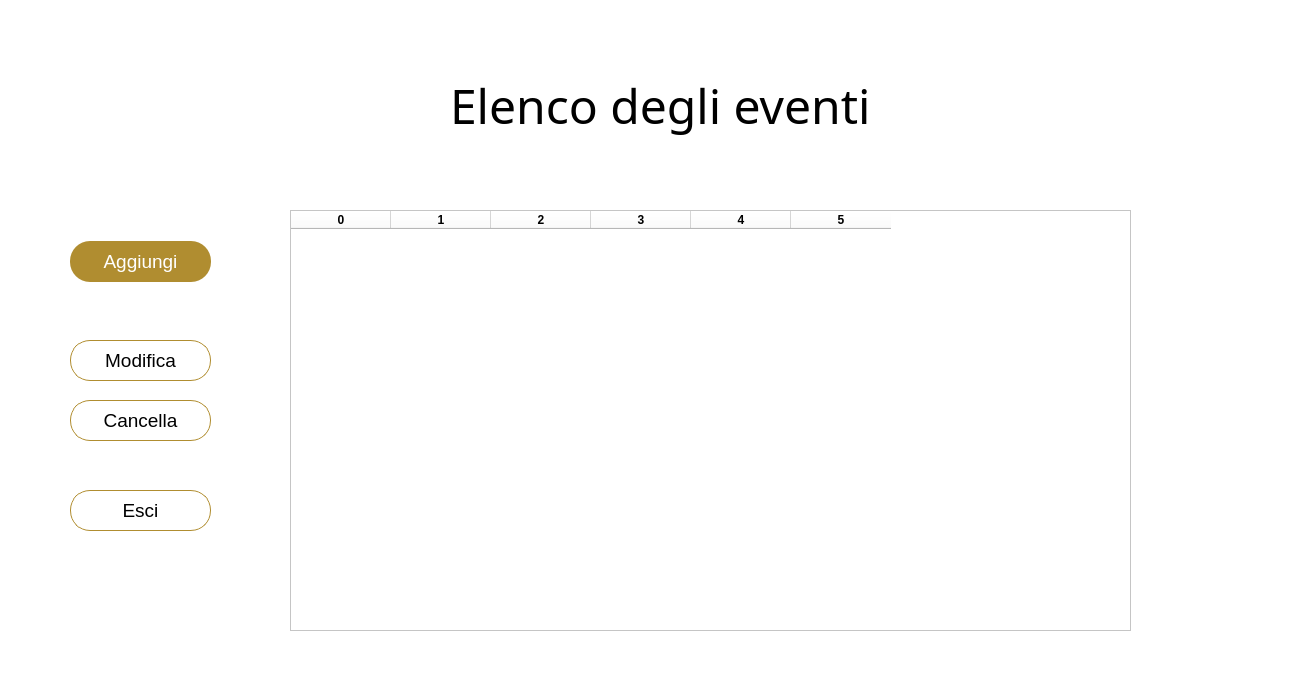
<?xml version="1.0" encoding="UTF-8"?>
<ui version="4.0">
 <class>Dialog</class>
 <widget class="QDialog" name="Dialog">
  <property name="geometry">
   <rect>
    <x>0</x>
    <y>0</y>
    <width>1300</width>
    <height>700</height>
   </rect>
  </property>
  <property name="windowTitle">
   <string>Dialog</string>
  </property>
  <widget class="QWidget" name="bgwidget" native="true">
   <property name="geometry">
    <rect>
     <x>0</x>
     <y>0</y>
     <width>1500</width>
     <height>800</height>
    </rect>
   </property>
   <property name="styleSheet">
    <string notr="true">background-color: rgb(255, 255, 255);</string>
   </property>
   <widget class="QLabel" name="label">
    <property name="geometry">
     <rect>
      <x>450</x>
      <y>60</y>
      <width>441</width>
      <height>91</height>
     </rect>
    </property>
    <property name="font">
     <font>
      <family>Bangla MN</family>
      <pointsize>36</pointsize>
      <weight>50</weight>
      <italic>false</italic>
      <bold>false</bold>
     </font>
    </property>
    <property name="styleSheet">
     <string notr="true">font: 36pt;
background: transparent;
color: rgb(0,0,0);</string>
    </property>
    <property name="text">
     <string>Elenco degli eventi</string>
    </property>
   </widget>
   <widget class="QPushButton" name="btnModifica">
    <property name="geometry">
     <rect>
      <x>70</x>
      <y>340</y>
      <width>141</width>
      <height>41</height>
     </rect>
    </property>
    <property name="styleSheet">
     <string notr="true">border-radius:20px;
font: 14pt;
border: 1px solid rgb(176, 141, 48);</string>
    </property>
    <property name="text">
     <string>Modifica</string>
    </property>
   </widget>
   <widget class="QPushButton" name="btnCancella">
    <property name="geometry">
     <rect>
      <x>70</x>
      <y>400</y>
      <width>141</width>
      <height>41</height>
     </rect>
    </property>
    <property name="styleSheet">
     <string notr="true">border-radius:20px;
font: 14pt;
border: 1px solid rgb(176, 141, 48);</string>
    </property>
    <property name="text">
     <string>Cancella</string>
    </property>
   </widget>
   <widget class="QPushButton" name="btnAggiungi">
    <property name="geometry">
     <rect>
      <x>70</x>
      <y>241</y>
      <width>141</width>
      <height>41</height>
     </rect>
    </property>
    <property name="styleSheet">
     <string notr="true">border-radius:20px;
background-color: rgb(176, 141, 48);
font: 14pt;
color: rgb(255, 255, 255);</string>
    </property>
    <property name="text">
     <string>Aggiungi</string>
    </property>
   </widget>
   <widget class="QPushButton" name="btnEsci">
    <property name="geometry">
     <rect>
      <x>70</x>
      <y>490</y>
      <width>141</width>
      <height>41</height>
     </rect>
    </property>
    <property name="styleSheet">
     <string notr="true">border-radius:20px;
font: 14pt;
border: 1px solid rgb(176, 141, 48);</string>
    </property>
    <property name="text">
     <string>Esci</string>
    </property>
   </widget>
   <widget class="QTableWidget" name="tableWidget">
    <property name="geometry">
     <rect>
      <x>290</x>
      <y>210</y>
      <width>841</width>
      <height>421</height>
     </rect>
    </property>
    <property name="styleSheet">
     <string notr="true">background: rgb(255,255,255);
</string>
    </property>
    <column>
     <property name="text">
      <string>0</string>
     </property>
     <property name="font">
      <font>
       <weight>75</weight>
       <bold>true</bold>
      </font>
     </property>
    </column>
    <column>
     <property name="text">
      <string>1</string>
     </property>
     <property name="font">
      <font>
       <weight>75</weight>
       <bold>true</bold>
      </font>
     </property>
    </column>
    <column>
     <property name="text">
      <string>2</string>
     </property>
     <property name="font">
      <font>
       <weight>75</weight>
       <bold>true</bold>
      </font>
     </property>
    </column>
    <column>
     <property name="text">
      <string>3</string>
     </property>
     <property name="font">
      <font>
       <weight>75</weight>
       <bold>true</bold>
      </font>
     </property>
    </column>
    <column>
     <property name="text">
      <string>4</string>
     </property>
     <property name="font">
      <font>
       <weight>75</weight>
       <bold>true</bold>
      </font>
     </property>
    </column>
    <column>
     <property name="text">
      <string>5</string>
     </property>
     <property name="font">
      <font>
       <weight>75</weight>
       <bold>true</bold>
      </font>
     </property>
    </column>
   </widget>
  </widget>
 </widget>
 <resources>
  <include location="../source.qrc"/>
 </resources>
 <connections/>
</ui>
